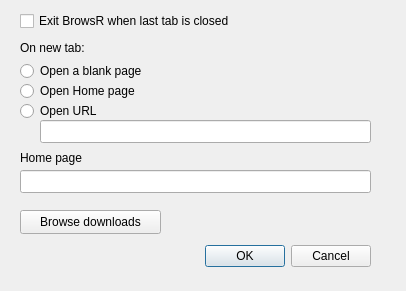
<?xml version="1.0" encoding="UTF-8"?>
<ui version="4.0">
 <class>SettingsDialog</class>
 <widget class="QDialog" name="SettingsDialog">
  <property name="geometry">
   <rect>
    <x>0</x>
    <y>0</y>
    <width>406</width>
    <height>291</height>
   </rect>
  </property>
  <property name="windowTitle">
   <string>Dialog</string>
  </property>
  <widget class="QDialogButtonBox" name="buttonBox">
   <property name="geometry">
    <rect>
     <x>30</x>
     <y>240</y>
     <width>341</width>
     <height>32</height>
    </rect>
   </property>
   <property name="orientation">
    <enum>Qt::Horizontal</enum>
   </property>
   <property name="standardButtons">
    <set>QDialogButtonBox::Cancel|QDialogButtonBox::Ok</set>
   </property>
  </widget>
  <widget class="QCheckBox" name="settingsExitWhenLastTabClosed">
   <property name="geometry">
    <rect>
     <x>20</x>
     <y>10</y>
     <width>351</width>
     <height>22</height>
    </rect>
   </property>
   <property name="text">
    <string>Exit BrowsR when last tab is closed</string>
   </property>
  </widget>
  <widget class="QRadioButton" name="settingsNewTabBlankPage">
   <property name="geometry">
    <rect>
     <x>20</x>
     <y>60</y>
     <width>151</width>
     <height>22</height>
    </rect>
   </property>
   <property name="text">
    <string>Open a blank page</string>
   </property>
  </widget>
  <widget class="QLabel" name="label">
   <property name="geometry">
    <rect>
     <x>20</x>
     <y>40</y>
     <width>91</width>
     <height>16</height>
    </rect>
   </property>
   <property name="text">
    <string>On new tab:</string>
   </property>
  </widget>
  <widget class="QRadioButton" name="settingsNewTabHomePage">
   <property name="geometry">
    <rect>
     <x>20</x>
     <y>80</y>
     <width>151</width>
     <height>22</height>
    </rect>
   </property>
   <property name="text">
    <string>Open Home page</string>
   </property>
  </widget>
  <widget class="QRadioButton" name="settingsNewTabURLPage">
   <property name="geometry">
    <rect>
     <x>20</x>
     <y>100</y>
     <width>151</width>
     <height>22</height>
    </rect>
   </property>
   <property name="text">
    <string>Open URL</string>
   </property>
  </widget>
  <widget class="QLineEdit" name="settingsNewTabURL">
   <property name="geometry">
    <rect>
     <x>40</x>
     <y>120</y>
     <width>331</width>
     <height>23</height>
    </rect>
   </property>
  </widget>
  <widget class="QLabel" name="label_2">
   <property name="geometry">
    <rect>
     <x>20</x>
     <y>150</y>
     <width>81</width>
     <height>16</height>
    </rect>
   </property>
   <property name="text">
    <string>Home page</string>
   </property>
  </widget>
  <widget class="QLineEdit" name="settingsHomePageURL">
   <property name="geometry">
    <rect>
     <x>20</x>
     <y>170</y>
     <width>351</width>
     <height>23</height>
    </rect>
   </property>
  </widget>
  <widget class="QPushButton" name="browseDownloadsButton">
   <property name="geometry">
    <rect>
     <x>20</x>
     <y>210</y>
     <width>141</width>
     <height>24</height>
    </rect>
   </property>
   <property name="text">
    <string>Browse downloads</string>
   </property>
  </widget>
 </widget>
 <resources/>
 <connections>
  <connection>
   <sender>buttonBox</sender>
   <signal>accepted()</signal>
   <receiver>SettingsDialog</receiver>
   <slot>accept()</slot>
   <hints>
    <hint type="sourcelabel">
     <x>248</x>
     <y>254</y>
    </hint>
    <hint type="destinationlabel">
     <x>157</x>
     <y>274</y>
    </hint>
   </hints>
  </connection>
  <connection>
   <sender>buttonBox</sender>
   <signal>rejected()</signal>
   <receiver>SettingsDialog</receiver>
   <slot>reject()</slot>
   <hints>
    <hint type="sourcelabel">
     <x>316</x>
     <y>260</y>
    </hint>
    <hint type="destinationlabel">
     <x>286</x>
     <y>274</y>
    </hint>
   </hints>
  </connection>
 </connections>
</ui>
